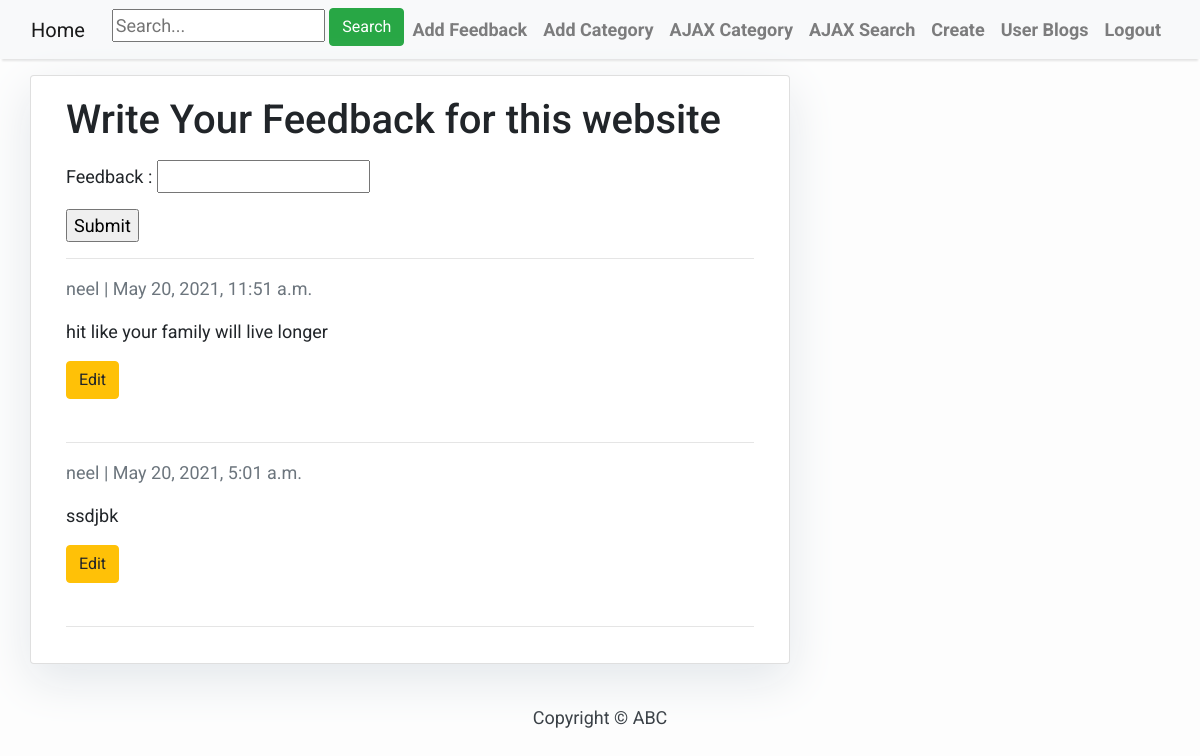
The app's page /feedback/ (signed in), older data.
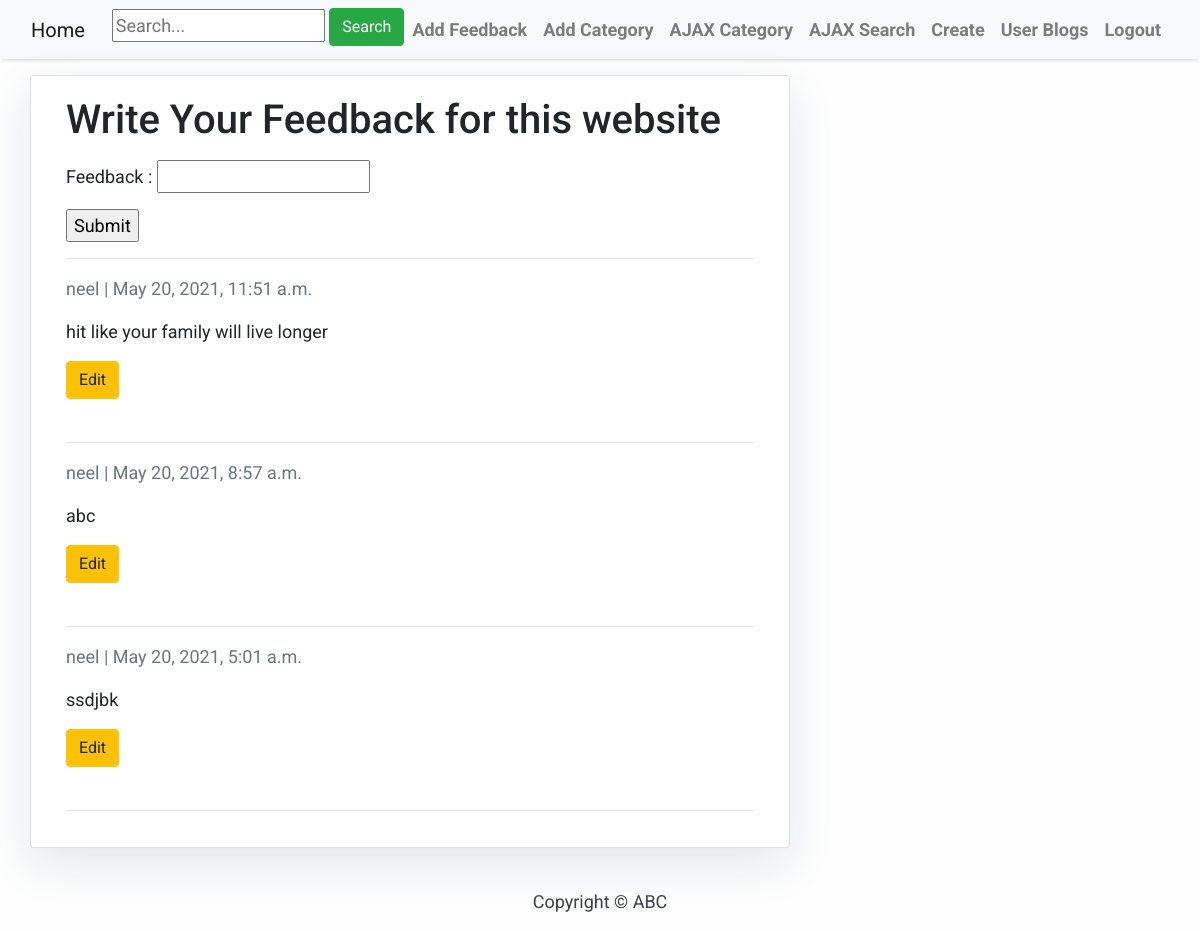
The same page, newer data.
### feedback/models.py (models this page shows)
class Feedback(models.Model):
    text = models.CharField(max_length=300)
    author = models.ForeignKey(User, on_delete=models.CASCADE, related_name='feedbackAuther')
    created = models.DateTimeField(auto_now_add=True)
    permission = models.BooleanField(default=False)

### feedback/views.py (the view)
# urls.py: path(r'feedback/', views.create_feedback, name='feedback'),
def create_feedback(request):
    if not request.user.is_authenticated:
        return redirect("blog:home")
    else:
        if request.method == 'POST':
            form = FeedbackForm(request.POST)
            if form.is_valid():
                f = form.save(commit=False)
                f.author = request.user
                f.save()
            return redirect("feedback:feedback")
        else:
            form = FeedbackForm()
            data = Feedback.objects.filter(permission=True).order_by('-created')
        return render(request, 'feedback/user_feedback.html', {'form': form, 'data': data})

### feedback/form.py
class FeedbackForm(forms.ModelForm):
    class Meta:
        model = Feedback
        fields = ['text', ]

### feedback/templates/feedback/user_feedback.html (shortened to what this page needs)
{% extends 'blog/base.html' %} {% block content %}
{% load static %}
<div class="container">
  <div class="row">
    <div class="col-md-8 card mb-4  mt-3 left  top">
      <div class="card-body">
          <h1> Write Your Feedback for this website </h1>
          <p class=" text-muted">
              <form method="post" action="" enctype="multipart/form-data">
              <p>Feedback       : {{form.text}}</p>
              <input type="submit" >
              </form>
          </p>
          <hr>
          {% if data %}
          {% for i in data %}
          <p class=" text-muted">{{ i.author }} | {{ i.created }}</p>
          <p class="card-text ">{{ i.text | safe }}</p>
          {% if request.user == i.author %}
          <a class="btn btn-warning" href="{% url 'feedback:feedback_update' pk=i.pk  %}">Edit</a><br><br>
          {% endif %}
          <hr>
          {% endfor %}
      {% else %}
        No Feedbacks!!!!!!!!!
      {% endif %}
      </div>
    </div>
  </div>
</div>
{% endblock content %}

Row changes from the older to the newer data that the page shows:
now on this page (row edited): Feedback: author "neel", created "May 20, 2021, 8:57 a.m.", text "abc", shows "Edit"
